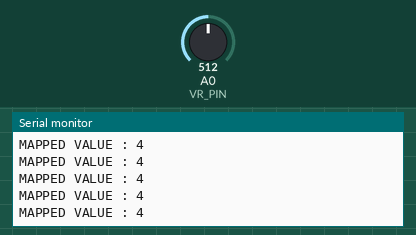
Recording of a sketch running on a simulated Arduino Uno, built with avr-gcc and run on an emulated ATmega328P. On the bench: the last lines printed to the serial monitor. The inputs (shaded band) are chosen by the test bench; at power-on: A0 (VR_PIN) = 512.

Above: at 1.2 s.
1.3 s: A0 (VR_PIN) set to 716
At 1.31 s:
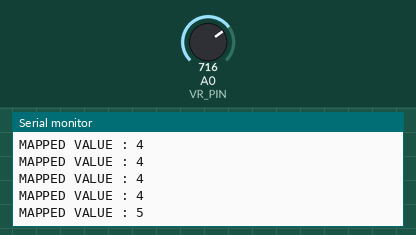
2.8 s: A0 (VR_PIN) set to 900
At 2.82 s:
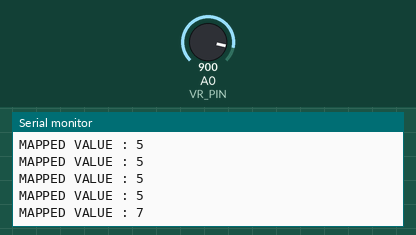
Timing chart, 0 to 5.8 s (numbered marks = the images above; inputs shaded):
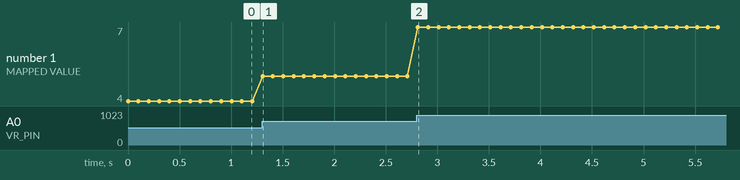

The sketch:

RGBLED.ino
```cpp
const uint8_t VR_PIN {A0};
const uint8_t LEDS[] {25U, 24U, 26U, 28U, 30U, 32U};

void setup() {
  // put your setup code here, to run once:
  //블루투스 --> 9600UL
  //시리얼 통신을 하겠다.
   //유선115200UL
  pinMode(VR_PIN, INPUT);
  for(auto PIN : LEDS){
  pinMode(PIN, OUTPUT);
  }
  Serial.begin(115200UL);
}

void loop() {
  // put your main code here, to run repeatedly:
  // 0 ~ 1023

  int vr_value = analogRead(VR_PIN);
  int mapped_value = map(vr_value, 0 , 1023, 0, 8);
  Serial.print("MAPPED VALUE : ");
  Serial.println(mapped_value);
  delay(100UL);
}
```

Measured:
- after the input at 1.3 s, the serial monitor: prints a new line at once (image 1)
- after the input at 2.8 s, the serial monitor: prints a new line at once (image 2)
- plotted number 1: 4 → 5 after the input at 1.3 s, 5 → 7 after the input at 2.8 s
